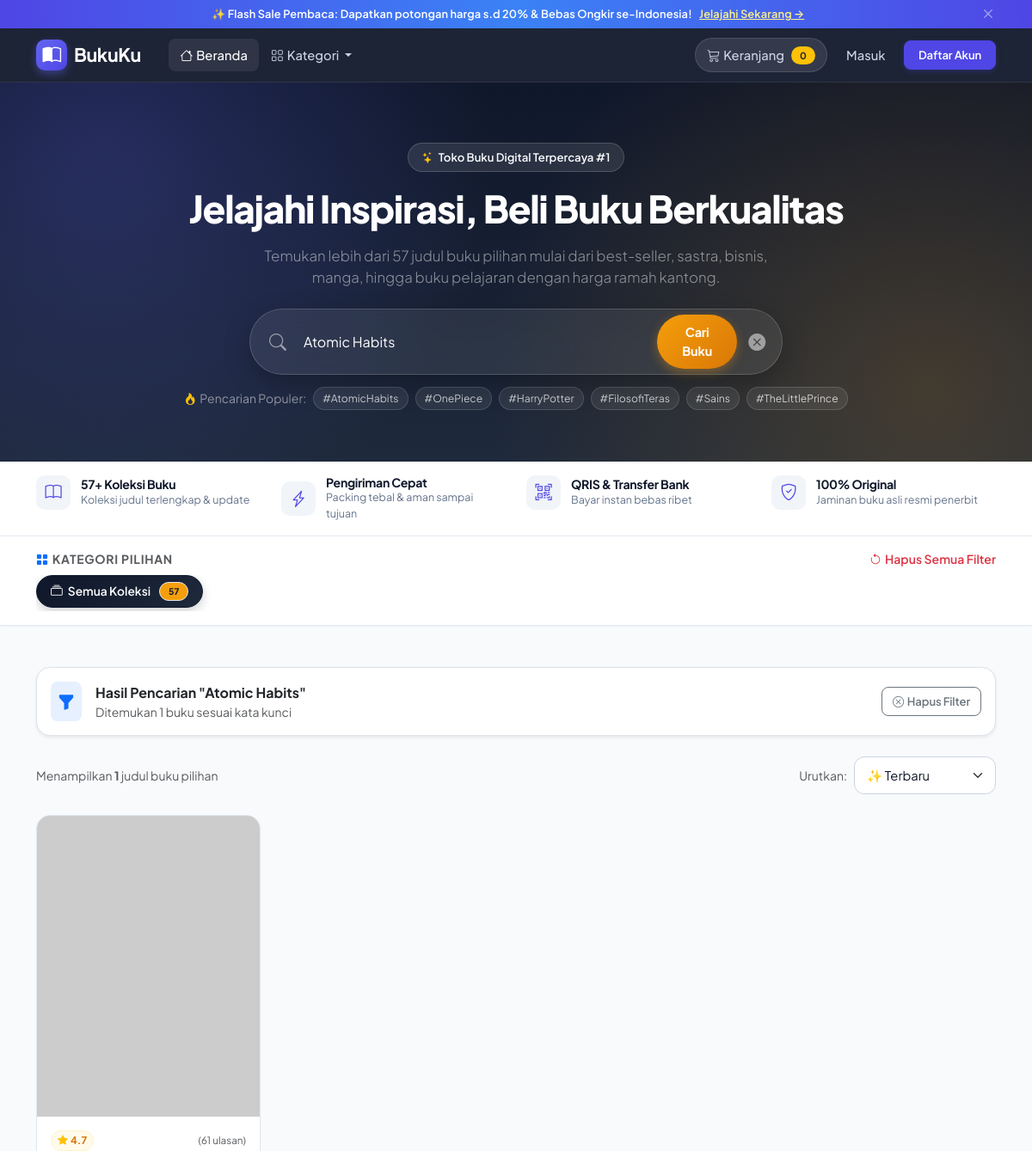
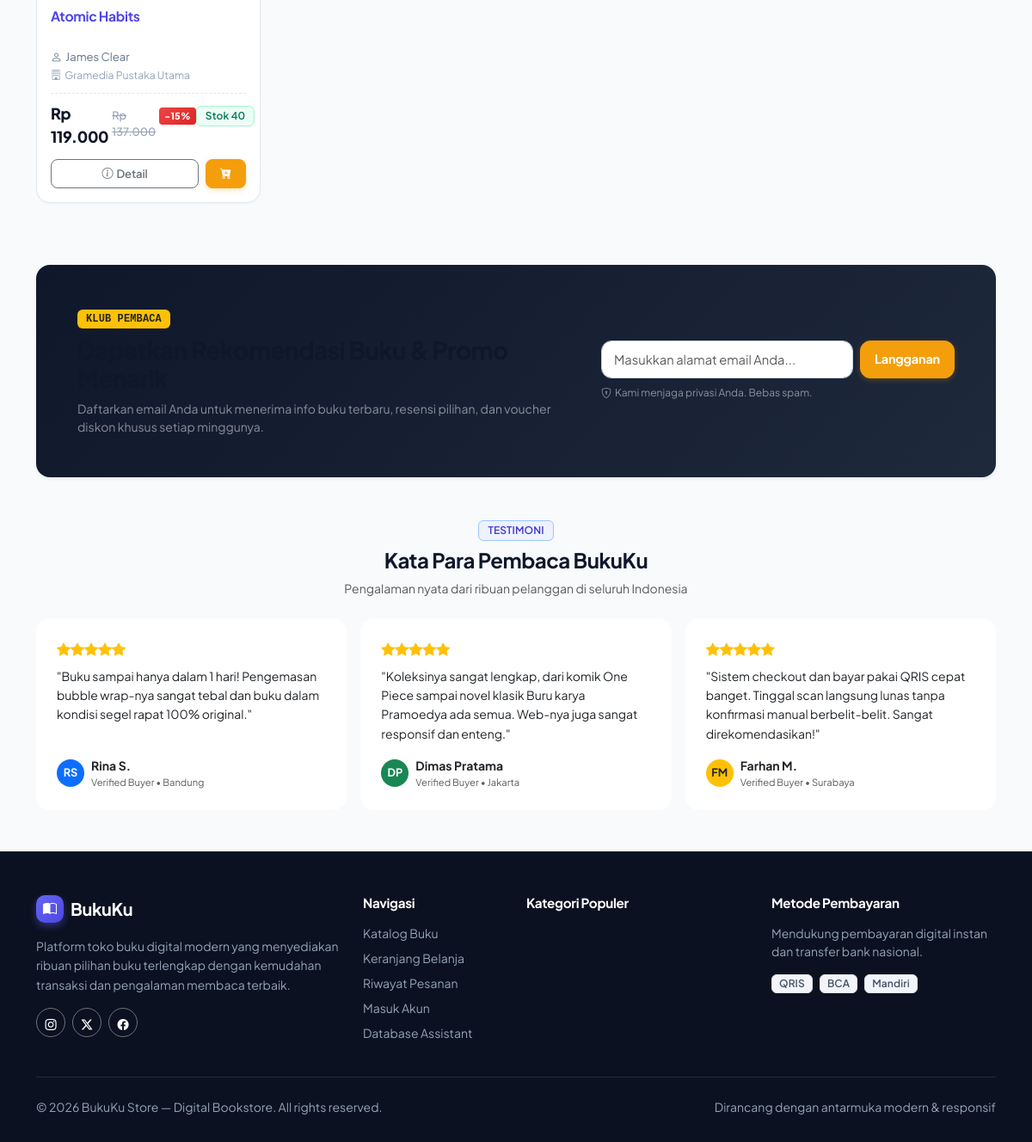
/index.php?kategori=agama-filsafat&cari=Atomic+Habits, run on an earlier commit of the app's database (2 pictures, top to bottom).
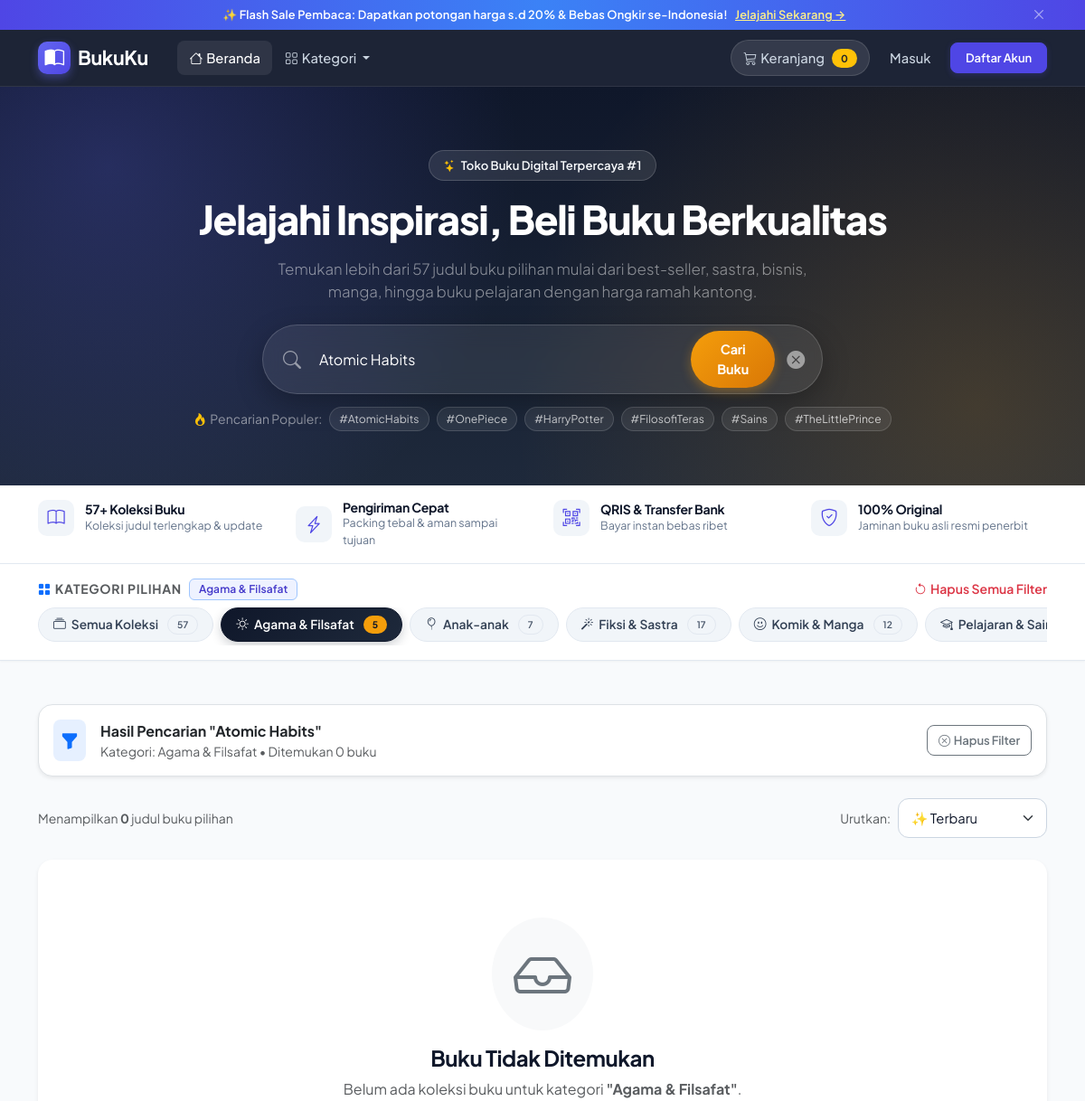
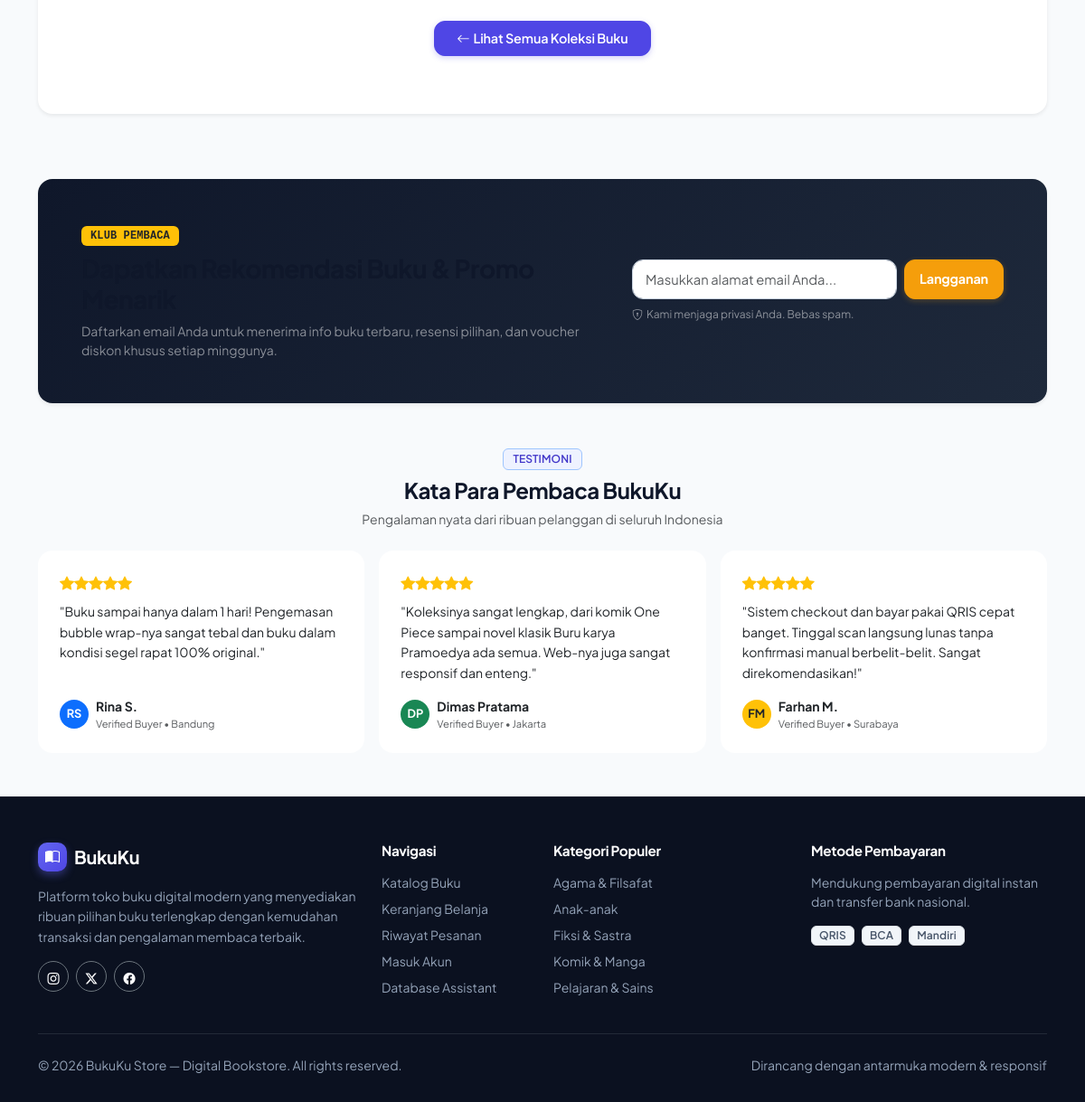
And on a later commit of the database (2 pictures, top to bottom).
### tables this page shows
CREATE TABLE IF NOT EXISTS buku (
    id          INT(11)        NOT NULL AUTO_INCREMENT,
    kategori_id INT(11)        DEFAULT NULL,
    judul       VARCHAR(150)   NOT NULL,
    penulis     VARCHAR(100)   NOT NULL,
    penerbit    VARCHAR(100)   NOT NULL,
    harga       DECIMAL(12,0)  NOT NULL DEFAULT 0,
    stok        INT(11)        NOT NULL DEFAULT 0,
    deskripsi   TEXT,
    cover       VARCHAR(255)   DEFAULT NULL,
    PRIMARY KEY (id),
    KEY idx_buku_kategori (kategori_id),
    CONSTRAINT fk_buku_kategori FOREIGN KEY (kategori_id)
        REFERENCES kategori (id) ON DELETE SET NULL ON UPDATE CASCADE
);

CREATE TABLE IF NOT EXISTS kategori (
    id         INT(11)      NOT NULL AUTO_INCREMENT,
    nama       VARCHAR(100) NOT NULL,
    slug       VARCHAR(100) NOT NULL,
    deskripsi  TEXT         DEFAULT NULL,
    created_at TIMESTAMP    NOT NULL DEFAULT CURRENT_TIMESTAMP,
    PRIMARY KEY (id),
    UNIQUE KEY uq_kategori_slug (slug)
);

### index.php (the view, shortened to what the changed rows need)
<?php
require_once 'config/koneksi.php';
$resKategori = $koneksi->query(
    "SELECT k.id, k.nama, k.slug, COUNT(b.id) AS total_buku
     FROM kategori k
     LEFT JOIN buku b ON b.kategori_id = k.id
     GROUP BY k.id
     ORDER BY k.nama ASC"
);
$daftarKategori = $resKategori ? $resKategori->fetch_all(MYSQLI_ASSOC) : [];
$resTotalBuku = $koneksi->query("SELECT COUNT(*) AS total FROM buku");
$totalSemuaBuku = $resTotalBuku ? (int) $resTotalBuku->fetch_assoc()['total'] : 0;
$kataCari      = isset($_GET['cari']) ? trim($_GET['cari']) : '';
$kategoriParam = isset($_GET['kategori']) ? trim($_GET['kategori']) : '';
$urutkan       = isset($_GET['urutkan']) ? trim($_GET['urutkan']) : 'terbaru';
$orderClause = match ($urutkan) {
    'termurah' => 'b.harga ASC',
    'termahal' => 'b.harga DESC',
    'abjad'    => 'b.judul ASC',
    default    => 'b.id DESC'
};
$kategoriAktif = null;
if ($kategoriParam !== '') {
    foreach ($daftarKategori as $kat) {
        if ($kat['slug'] === $kategoriParam || (string) $kat['id'] === $kategoriParam) {
            $kategoriAktif = $kat;
            break;
        }
    }
}
function getKategoriIcon(string $slug): string {
    return match($slug) {
        'fiksi-sastra'      => 'bi-magic',
        'pengembangan-diri' => 'bi-graph-up-arrow',
        'komik-manga'       => 'bi-emoji-smile',
        'pelajaran-sains'   => 'bi-mortarboard',
        'agama-filsafat'    => 'bi-brightness-high',
        'anak-anak'         => 'bi-balloon',
        default             => 'bi-tag-fill'
    };
}
if ($kataCari !== '' && $kategoriAktif !== null) {
    $stmt = $koneksi->prepare(
        "SELECT b.*, k.nama AS nama_kategori, k.slug AS slug_kategori
         FROM buku b
         LEFT JOIN kategori k ON b.kategori_id = k.id
         WHERE (b.judul LIKE ? OR b.penulis LIKE ?) AND b.kategori_id = ?
         ORDER BY {$orderClause}"
    );
    $paramCari = "%" . $kataCari . "%";
    $katId = (int) $kategoriAktif['id'];
    $stmt->bind_param("ssi", $paramCari, $paramCari, $katId);
    $stmt->execute();
    $result = $stmt->get_result();
} elseif ($kataCari !== '') {
    $stmt = $koneksi->prepare(
        "SELECT b.*, k.nama AS nama_kategori, k.slug AS slug_kategori
         FROM buku b
         LEFT JOIN kategori k ON b.kategori_id = k.id
         WHERE b.judul LIKE ? OR b.penulis LIKE ?
         ORDER BY {$orderClause}"
    );
    $paramCari = "%" . $kataCari . "%";
    $stmt->bind_param("ss", $paramCari, $paramCari);
    $stmt->execute();
    $result = $stmt->get_result();
}
?>
<!DOCTYPE html>
<html lang="id">
<head>
    <link href="https://cdn.jsdelivr.net/npm/bootstrap@5.3.3/dist/css/bootstrap.min.css" rel="stylesheet">
    <link href="https://cdn.jsdelivr.net/npm/bootstrap-icons@1.11.3/font/bootstrap-icons.min.css" rel="stylesheet">
    <link href="assets/css/style.css" rel="stylesheet">
</head>
<body>
    <?php require __DIR__ . '/partials/navbar.php'; ?>
    <section class="hero-section text-center">
        <div class="container position-relative" style="z-index: 2;">
            <h1 class="mb-3">Jelajahi Inspirasi, Beli Buku Berkualitas</h1>
        </div>
    </section>
    <section class="category-filter-section py-3" id="katalog">
        <div class="container">
            <div class="d-flex align-items-center justify-content-between mb-2">
                <div class="d-flex align-items-center gap-2">
                    <span class="fw-bold small text-muted text-uppercase" style="letter-spacing: 0.05em;">
                        <i class="bi bi-grid-fill me-1 text-primary"></i>Kategori Pilihan
                    </span>
                    <?php if ($kategoriAktif): ?>
                        <span class="badge bg-primary-subtle text-primary border border-primary-subtle">
                            <?= htmlspecialchars($kategoriAktif['nama']) ?>
                        </span>
                    <?php endif; ?>
                </div>
            </div>
            <div class="category-pills-container d-flex flex-nowrap overflow-x-auto gap-2 pb-1">
                <?php
                    $allQuery = [];
                    if ($kataCari !== '') $allQuery['cari'] = $kataCari;
                ?>
                <a
                    href="index.php<?= !empty($allQuery) ? '?' . http_build_query($allQuery) : '' ?>#katalog"
                    class="category-pill <?= !$kategoriAktif ? 'active' : '' ?>"
                >
                    <i class="bi bi-collection"></i>
                    <span>Semua Koleksi</span>
                    <span class="badge rounded-pill ms-1 bg-secondary-subtle text-dark"><?= $totalSemuaBuku ?></span>
                </a>
                <?php foreach ($daftarKategori as $kat): ?>
                    <?php
                        $isActive = ($kategoriAktif && $kategoriAktif['id'] == $kat['id']);
                        $iconClass = getKategoriIcon($kat['slug']);
                        $linkQuery = ['kategori' => $kat['slug']];
                        if ($kataCari !== '') $linkQuery['cari'] = $kataCari;
                    ?>
                    <a
                        href="index.php?<?= http_build_query($linkQuery) ?>#katalog"
                        class="category-pill <?= $isActive ? 'active' : '' ?>"
                    >
                        <i class="bi <?= $iconClass ?>"></i>
                        <span><?= htmlspecialchars($kat['nama']) ?></span>
                        <span class="badge rounded-pill ms-1 <?= $isActive ? 'bg-warning text-dark' : 'bg-secondary-subtle text-dark' ?>">
                            <?= $kat['total_buku'] ?>
                        </span>
                    </a>
                <?php endforeach; ?>
            </div>
        </div>
    </section>
    <main class="container my-5 flex-grow-1">
        <?php if ($kategoriAktif || $kataCari !== ''): ?>
            <div class="alert bg-white border border-slate-200 shadow-sm rounded-4 d-flex align-items-center justify-content-between p-3 mb-4 flex-wrap gap-2" role="alert">
                <div class="d-flex align-items-center gap-3">
                    <div>
                        <?php if ($kategoriAktif && $kataCari !== ''): ?>
                            <div class="fw-bold text-dark">Hasil Pencarian "<?= htmlspecialchars($kataCari) ?>"</div>
                            <div class="small text-muted">Kategori: <?= htmlspecialchars($kategoriAktif['nama']) ?> &bull; Ditemukan <?= $result->num_rows ?> buku</div>
                        <?php elseif ($kategoriAktif): ?>
                            <div class="fw-bold text-dark">Koleksi: <?= htmlspecialchars($kategoriAktif['nama']) ?></div>
                            <div class="small text-muted"><?= htmlspecialchars($kategoriAktif['deskripsi'] ?? 'Ditemukan ' . $result->num_rows . ' buku') ?></div>
                        <?php else: ?>
                            <div class="fw-bold text-dark">Hasil Pencarian "<?= htmlspecialchars($kataCari) ?>"</div>
                            <div class="small text-muted">Ditemukan <?= $result->num_rows ?> buku sesuai kata kunci</div>
                        <?php endif; ?>
                    </div>
                </div>
            </div>
        <?php endif; ?>
        <div class="d-flex justify-content-between align-items-center mb-4 flex-wrap gap-2">
            <div class="small text-muted">
                Menampilkan <strong class="text-slate-900"><?= $result ? $result->num_rows : 0 ?></strong> judul buku pilihan
            </div>
        </div>
        <?php if ($result && $result->num_rows > 0): ?>
            <div class="row row-cols-1 row-cols-sm-2 row-cols-md-3 row-cols-lg-4 g-4">
                <?php while ($buku = $result->fetch_assoc()): ?>
                    <?php
                        $hargaJual = (float) $buku['harga'];
                        $hargaCoret = $hargaJual > 0 ? (int) round($hargaJual * 1.15 / 1000) * 1000 : 0;
                        $ratingVal = number_format(4.7 + (($buku['id'] % 3) * 0.1), 1);
                        $ulasanCnt = 40 + (($buku['id'] * 7) % 110);
                    ?>
                    <div class="col">
                        <div class="book-card">
                            <div class="book-card-image-wrapper">
                                <a href="detail.php?id=<?= $buku['id'] ?>">
                                    <img
                                        src="<?= $buku['cover'] ? htmlspecialchars($buku['cover']) : 'https://via.placeholder.com/300x400?text=No+Cover' ?>"
                                        alt="Cover <?= htmlspecialchars($buku['judul']) ?>"
                                        loading="lazy"
                                        onerror="this.src='https://via.placeholder.com/300x400?text=No+Cover'"
                                    >
                                </a>
                            </div>
                            <div class="card-body">
                                <div class="d-flex align-items-center justify-content-between mb-2">
                                    <span class="rating-badge">
                                        <i class="bi bi-star-fill text-warning"></i>
                                        <span><?= $ratingVal ?></span>
                                    </span>
                                    <span class="text-muted small" style="font-size: 0.73rem;">(<?= $ulasanCnt ?> ulasan)</span>
                                </div>
                                <h6 class="card-title">
                                    <a href="detail.php?id=<?= $buku['id'] ?>" class="text-slate-900 text-decoration-none">
                                        <?= htmlspecialchars($buku['judul']) ?>
                                    </a>
                                </h6>
                                <div class="author-text">
                                    <i class="bi bi-person me-1"></i><?= htmlspecialchars($buku['penulis']) ?>
                                </div>
                                <div class="publisher-text">
                                    <i class="bi bi-building me-1"></i><?= htmlspecialchars($buku['penerbit']) ?>
                                </div>
                                <div class="price-row">
                                    <div>
                                        <div class="d-flex align-items-baseline">
                                            <div class="price-tag">
                                                Rp <?= number_format($buku['harga'], 0, ',', '.') ?>
                                            </div>
                                            <?php if ($hargaCoret > $hargaJual): ?>
                                                <span class="price-struck">Rp <?= number_format($hargaCoret, 0, ',', '.') ?></span>
                                                <span class="discount-pill">-15%</span>
                                            <?php endif; ?>
                                        </div>
                                    </div>
                                    <div>
                                        <?php if ($buku['stok'] > 10): ?>
                                            <span class="badge bg-success-subtle text-success small">
                                                Stok <?= $buku['stok'] ?>
                                            </span>
                                        <?php elseif ($buku['stok'] > 0): ?>
                                            <span class="badge bg-warning-subtle text-warning small">
                                                Sisa <?= $buku['stok'] ?>
                                            </span>
                                        <?php else: ?>
                                            <span class="badge bg-danger-subtle text-danger small">
                                                Habis
                                            </span>
                                        <?php endif; ?>
                                    </div>
                                </div>
                                <div class="card-actions">
                                    <a href="detail.php?id=<?= $buku['id'] ?>" class="btn btn-outline-secondary btn-sm d-flex align-items-center justify-content-center">
                                        <i class="bi bi-info-circle me-1"></i>Detail
                                    </a>
                                    <form action="proses_cart.php" method="POST" class="m-0">
                                        <button
                                            type="submit"
                                            class="btn btn-warning btn-sm d-flex align-items-center justify-content-center px-3"
                                            <?= $buku['stok'] <= 0 ? 'disabled' : '' ?>
                                            title="<?= $buku['stok'] > 0 ? 'Tambah ke Keranjang' : 'Stok habis' ?>"
                                        >
                                            <i class="bi bi-cart-plus-fill"></i>
                                        </button>
                                    </form>
                                </div>
                            </div>
                        </div>
                    </div>
                <?php endwhile; ?>
            </div>
        <?php else: ?>
            <div class="card border-0 shadow-sm rounded-4 text-center py-5 my-4 bg-white">
                <div class="card-body">
                    <div class="d-inline-flex p-4 rounded-circle bg-light text-muted mb-3">
                        <i class="bi bi-inbox display-3 text-secondary"></i>
                    </div>
                    <h4 class="fw-bold mb-2">Buku Tidak Ditemukan</h4>
                    <p class="text-muted mb-4 mx-auto" style="max-width: 480px;">
                        <?php if ($kategoriAktif): ?>
                            Belum ada koleksi buku untuk kategori <strong>"<?= htmlspecialchars($kategoriAktif['nama']) ?>"</strong>.
                        <?php else: ?>
                            Kata kunci yang Anda cari tidak cocok dengan koleksi yang tersedia. Coba gunakan kata kunci lain atau lihat seluruh katalog.
                        <?php endif; ?>
                    </p>
                    <a href="index.php" class="btn btn-primary px-4 py-2">
                        <i class="bi bi-arrow-left me-1"></i>Lihat Semua Koleksi Buku
                    </a>
                </div>
            </div>
        <?php endif; ?>
    </main>
    <footer class="modern-footer">
        <div class="container">
            <div class="row g-4 mb-4">
                <div class="col-6 col-lg-3">
                    <ul class="list-unstyled small">
                        <?php foreach (array_slice($daftarKategori, 0, 5) as $fk): ?>
                            <li class="mb-2">
                                <a href="index.php?kategori=<?= urlencode($fk['slug']) ?>">
                                    <?= htmlspecialchars($fk['nama']) ?>
                                </a>
                            </li>
                        <?php endforeach; ?>
                    </ul>
                </div>
            </div>
        </div>
    </footer>
</body>
</html>

What changed in the data, as far as the page shows it:
no longer on this page (row edited): buku: id "4.7", id "61", judul "Atomic Habits", penulis "James Clear", penerbit "Gramedia Pustaka Utama", harga "119.000", harga "137.000", stok "40"
added kategori: nama "Agama & Filsafat", total_buku "5"
added kategori: nama "Anak-anak", total_buku "7"
added kategori: nama "Fiksi & Sastra", total_buku "17"
added kategori: nama "Komik & Manga", total_buku "12"
added kategori: nama "Pelajaran &…", nama "Pelajaran & Sains"
Also different on the page:
$kataCari: (not shown) → "Atomic Habits"
$result->num_rows: (not shown) → "0"
$result->num_rows: "1" → "0"
$kataCari: "Atomic Habits" → (not shown)
$result->num_rows: "1" → (not shown)
text no longer shown: "Ditemukan buku sesuai kata kunci"
text now shown: "Kategori: • Ditemukan buku Buku Tidak Ditemukan Belum ada koleksi buku untuk kategori . Lihat Semua Koleksi Buku"
